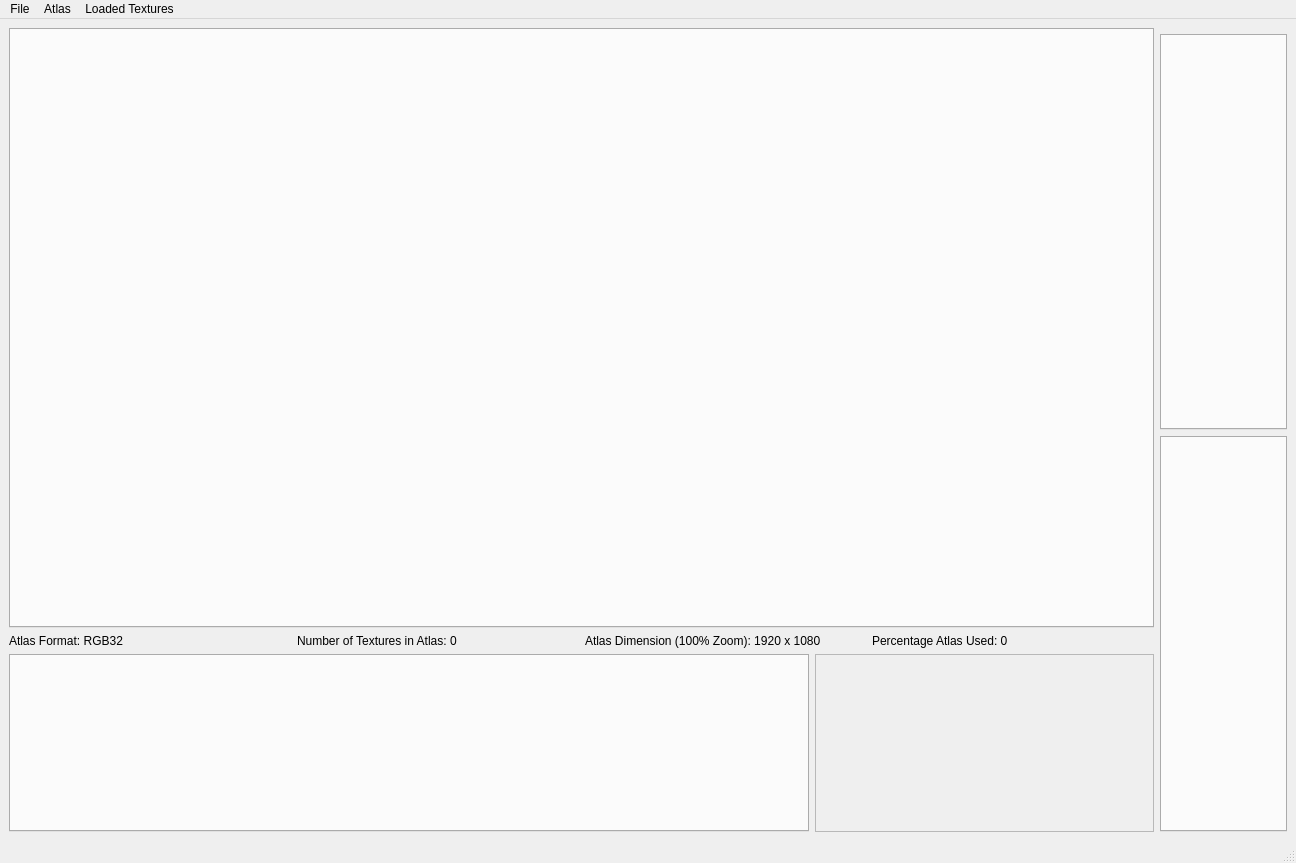
<?xml version="1.0" encoding="UTF-8"?>
<ui version="4.0">
 <class>MainWindow</class>
 <widget class="QMainWindow" name="MainWindow">
  <property name="geometry">
   <rect>
    <x>0</x>
    <y>0</y>
    <width>1296</width>
    <height>863</height>
   </rect>
  </property>
  <property name="windowTitle">
   <string>MainWindow</string>
  </property>
  <widget class="QWidget" name="centralwidget">
   <layout class="QVBoxLayout" name="verticalLayout">
    <item>
     <layout class="QHBoxLayout" name="horizontalLayout_3">
      <item>
       <layout class="QVBoxLayout" name="verticalLayout_3">
        <item>
         <widget class="GUI::Atlas::AtlasTabWidget" name="atlasWidget">
          <property name="minimumSize">
           <size>
            <width>0</width>
            <height>600</height>
           </size>
          </property>
         </widget>
        </item>
        <item>
         <layout class="QHBoxLayout" name="horizontalLayout">
          <item>
           <widget class="QLabel" name="atlasFormatLabel">
            <property name="font">
             <font>
              <pointsize>9</pointsize>
             </font>
            </property>
            <property name="text">
             <string>Atlas Format: RGB32</string>
            </property>
           </widget>
          </item>
          <item>
           <widget class="QLabel" name="numberTexturesLabel">
            <property name="font">
             <font>
              <pointsize>9</pointsize>
             </font>
            </property>
            <property name="text">
             <string>Number of Textures in Atlas: 0</string>
            </property>
           </widget>
          </item>
          <item>
           <widget class="QLabel" name="atlasDimensionLabel">
            <property name="font">
             <font>
              <pointsize>9</pointsize>
             </font>
            </property>
            <property name="text">
             <string>Atlas Dimension (100% Zoom): 1920 x 1080     </string>
            </property>
           </widget>
          </item>
          <item>
           <widget class="QLabel" name="percentageAtlasUsed">
            <property name="font">
             <font>
              <pointsize>9</pointsize>
             </font>
            </property>
            <property name="text">
             <string>Percentage Atlas Used: 0</string>
            </property>
           </widget>
          </item>
         </layout>
        </item>
        <item>
         <layout class="QHBoxLayout" name="horizontalLayout_2">
          <item>
           <widget class="GUI::LoadResults::LoadedTextures" name="loadedTextures">
            <property name="minimumSize">
             <size>
              <width>800</width>
              <height>0</height>
             </size>
            </property>
            <property name="maximumSize">
             <size>
              <width>800</width>
              <height>450</height>
             </size>
            </property>
           </widget>
          </item>
          <item>
           <widget class="GUI::TextureInformation::TextureInfoScrollArea" name="selectedTextureInformation">
            <property name="sizePolicy">
             <sizepolicy hsizetype="MinimumExpanding" vsizetype="Expanding">
              <horstretch>0</horstretch>
              <verstretch>0</verstretch>
             </sizepolicy>
            </property>
            <property name="maximumSize">
             <size>
              <width>400</width>
              <height>450</height>
             </size>
            </property>
            <property name="widgetResizable">
             <bool>true</bool>
            </property>
            <widget class="QWidget" name="scrollAreaWidgetContents_2">
             <property name="geometry">
              <rect>
               <x>0</x>
               <y>0</y>
               <width>329</width>
               <height>165</height>
              </rect>
             </property>
            </widget>
           </widget>
          </item>
         </layout>
        </item>
       </layout>
      </item>
      <item>
       <layout class="QVBoxLayout" name="verticalLayout_2">
        <item>
         <widget class="GUI::BrushSettings::CurrentBrushSettings" name="brushSettings" native="true"/>
        </item>
        <item>
         <widget class="GUI::CurrentTexture::CurrentTextureTabWidget" name="currentTexture">
          <property name="sizePolicy">
           <sizepolicy hsizetype="Maximum" vsizetype="Expanding">
            <horstretch>0</horstretch>
            <verstretch>0</verstretch>
           </sizepolicy>
          </property>
          <property name="maximumSize">
           <size>
            <width>750</width>
            <height>16777215</height>
           </size>
          </property>
         </widget>
        </item>
        <item>
         <widget class="GUI::CurrentTexture::SpecularTexture::SpecularTextureTabWidget" name="specularTextureDisplay">
          <property name="sizePolicy">
           <sizepolicy hsizetype="Maximum" vsizetype="Expanding">
            <horstretch>0</horstretch>
            <verstretch>0</verstretch>
           </sizepolicy>
          </property>
          <property name="maximumSize">
           <size>
            <width>750</width>
            <height>16777215</height>
           </size>
          </property>
         </widget>
        </item>
       </layout>
      </item>
     </layout>
    </item>
   </layout>
  </widget>
  <widget class="QMenuBar" name="menubar">
   <property name="geometry">
    <rect>
     <x>0</x>
     <y>0</y>
     <width>1296</width>
     <height>21</height>
    </rect>
   </property>
   <widget class="QMenu" name="menuFile">
    <property name="title">
     <string>File</string>
    </property>
    <addaction name="actionExport_Current_Atlas"/>
    <addaction name="separator"/>
    <addaction name="actionNew_Project"/>
    <addaction name="separator"/>
    <addaction name="actionOpen_Project"/>
    <addaction name="separator"/>
    <addaction name="actionSave"/>
    <addaction name="separator"/>
    <addaction name="actionSave_As"/>
   </widget>
   <widget class="QMenu" name="menuAtlas">
    <property name="title">
     <string>Atlas</string>
    </property>
    <addaction name="actionNew_Atlas"/>
    <addaction name="separator"/>
    <addaction name="actionMove_Current_Atlas_Left"/>
    <addaction name="separator"/>
    <addaction name="actionMove_Current_Atlas_Right"/>
    <addaction name="separator"/>
    <addaction name="actionRename_Atlas"/>
    <addaction name="separator"/>
    <addaction name="actionDelete_Current_Atlas"/>
   </widget>
   <widget class="QMenu" name="menuLoaded_Texture">
    <property name="title">
     <string>Loaded Textures</string>
    </property>
    <addaction name="actionNew_Texutre_Button_Area"/>
    <addaction name="separator"/>
    <addaction name="actionLoad_Texture"/>
    <addaction name="separator"/>
    <addaction name="actionMove_Current_Button_Area_Left"/>
    <addaction name="separator"/>
    <addaction name="actionMove_Current_Button_Area_Right"/>
    <addaction name="separator"/>
    <addaction name="actionRename_Button_Area"/>
    <addaction name="separator"/>
    <addaction name="actionDelete_Current_Button_Area"/>
   </widget>
   <addaction name="menuFile"/>
   <addaction name="menuAtlas"/>
   <addaction name="menuLoaded_Texture"/>
  </widget>
  <widget class="QStatusBar" name="statusbar"/>
  <action name="actionExport_Current_Atlas">
   <property name="text">
    <string>Export Current Atlas</string>
   </property>
  </action>
  <action name="actionOpen_Project">
   <property name="text">
    <string>Open Project</string>
   </property>
  </action>
  <action name="actionSave">
   <property name="text">
    <string>Save</string>
   </property>
  </action>
  <action name="actionSave_As">
   <property name="text">
    <string>Save As</string>
   </property>
  </action>
  <action name="actionNew_Project">
   <property name="text">
    <string>New Project</string>
   </property>
  </action>
  <action name="actionNew_Atlas">
   <property name="text">
    <string>New Atlas</string>
   </property>
  </action>
  <action name="actionMove_Current_Atlas_Left">
   <property name="text">
    <string>Move Current Atlas Left</string>
   </property>
  </action>
  <action name="actionMove_Current_Atlas_Right">
   <property name="text">
    <string>Move Current Atlas Right</string>
   </property>
  </action>
  <action name="actionRename_Atlas">
   <property name="text">
    <string>Rename Atlas</string>
   </property>
  </action>
  <action name="actionDelete_Current_Atlas">
   <property name="text">
    <string>Delete Current Atlas</string>
   </property>
  </action>
  <action name="actionNew_Texutre_Button_Area">
   <property name="text">
    <string>New Texutre Button Area</string>
   </property>
  </action>
  <action name="actionLoad_Texture">
   <property name="text">
    <string>Load Texture</string>
   </property>
  </action>
  <action name="actionMove_Current_Button_Area_Left">
   <property name="text">
    <string>Move Current Button Area Left</string>
   </property>
  </action>
  <action name="actionMove_Current_Button_Area_Right">
   <property name="text">
    <string>Move Current Button Area Right</string>
   </property>
  </action>
  <action name="actionDelete_Current_Button_Area">
   <property name="text">
    <string>Delete Current Button Area</string>
   </property>
  </action>
  <action name="actionRename_Button_Area">
   <property name="text">
    <string>Rename Button Area</string>
   </property>
  </action>
 </widget>
 <customwidgets>
  <customwidget>
   <class>GUI::LoadResults::LoadedTextures</class>
   <extends>QTabWidget</extends>
   <header>GUI/LoadResults/LoadedTextures.h</header>
   <container>1</container>
  </customwidget>
  <customwidget>
   <class>GUI::Atlas::AtlasTabWidget</class>
   <extends>QTabWidget</extends>
   <header>GUI/Atlas/AtlasTabWidget.h</header>
   <container>1</container>
  </customwidget>
  <customwidget>
   <class>GUI::CurrentTexture::CurrentTextureTabWidget</class>
   <extends>QTabWidget</extends>
   <header>GUI/CurrentTexture/CurrentTextureTabWidget.h</header>
   <container>1</container>
  </customwidget>
  <customwidget>
   <class>GUI::BrushSettings::CurrentBrushSettings</class>
   <extends>QWidget</extends>
   <header>GUI/BrushSettings/CurrentBrushSettings.h</header>
   <container>1</container>
  </customwidget>
  <customwidget>
   <class>GUI::TextureInformation::TextureInfoScrollArea</class>
   <extends>QScrollArea</extends>
   <header>GUI/TextureInformation/TextureInfoScrollArea.h</header>
   <container>1</container>
  </customwidget>
  <customwidget>
   <class>GUI::CurrentTexture::SpecularTexture::SpecularTextureTabWidget</class>
   <extends>QTabWidget</extends>
   <header>GUI/CurrentTexture/SpecularTexture/SpecularTextureTabWidget.h</header>
   <container>1</container>
  </customwidget>
 </customwidgets>
 <resources/>
 <connections/>
</ui>
